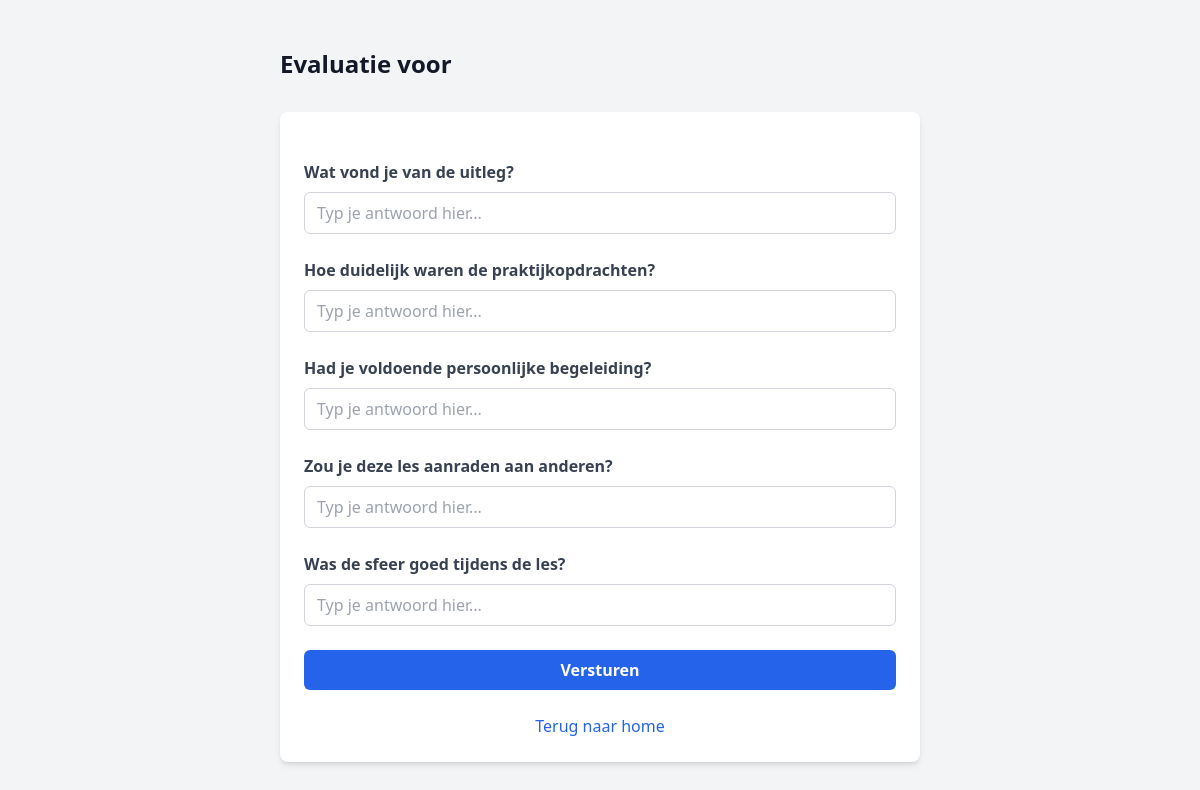
The page /challenge-4/questions/ on the database its author committed.
### challenge_4/models.py (models this page shows)
class EvaluationQuestion(models.Model):
    text = models.TextField()
    active = models.BooleanField(default=True)
    lesson_type = models.ForeignKey(LessonType, on_delete=models.CASCADE)

### challenge_4/views.py (the view, shortened to what this page needs)
# urls.py: path('questions/', EvaluationView.as_view(), name='questions'),
class EvaluationView(View):
    template_name = "evaluations/evaluate.html"
    def get(self, request):
        lesson_id = self.request.GET.get("lesson")
        questions = EvaluationQuestion.objects.filter(active=True)
        return render(self.request, self.template_name, {
            'questions': questions,
            'lesson_id': lesson_id,
        })

### challenge_4/templates/evaluations/evaluate.html (shortened to what this page needs)
<!DOCTYPE html>
<html lang="nl">
<head>
    <script src="https://cdn.tailwindcss.com"></script>
</head>
<body class="bg-gray-100 text-gray-900">
<div class="max-w-2xl mx-auto py-12 px-4">
    <h1 class="text-2xl font-bold mb-8">Evaluatie voor {{ lesson.title }}</h1>
    <form method="post" class="space-y-6 bg-white shadow-md rounded-lg p-6">
        {% for question in questions %}
        <div>
            <label class="block text-gray-700 font-semibold mb-2" for="q{{ question.id }}">
                {{ question.text }}
            </label>
            <input
                    type="text"
                    name="q{{ question.id }}"
                    id="q{{ question.id }}"
                    class="w-full border border-gray-300 rounded-md px-3 py-2 focus:outline-none focus:ring-2 focus:ring-blue-500 focus:border-blue-500"
                    placeholder="Typ je antwoord hier..."
            >
        </div>
        {% empty %}
        <p class="text-gray-500 italic">Geen vragen gevonden.</p>
        {% endfor %}
        <div>
            <button
                    type="submit"
                    class="w-full bg-blue-600 text-white font-semibold py-2 px-4 rounded-md hover:bg-blue-700 transition-colors duration-200"
            >
                Versturen
            </button>
        </div>
        <div class="mt-4 text-center">
          <a
            href="/"
            class="inline-block text-blue-600 font-medium hover:underline"
          >
            Terug naar home
          </a>
        </div>
    </form>
</div>
</body>
</html>

### rows shown on the page
EvaluationQuestion: text "Wat vond je van de uitleg?"
EvaluationQuestion: text "Hoe duidelijk waren de praktijkopdrachten?"
EvaluationQuestion: text "Had je voldoende persoonlijke begeleiding?"
EvaluationQuestion: text "Zou je deze les aanraden aan anderen?"
EvaluationQuestion: text "Was de sfeer goed tijdens de les?"
